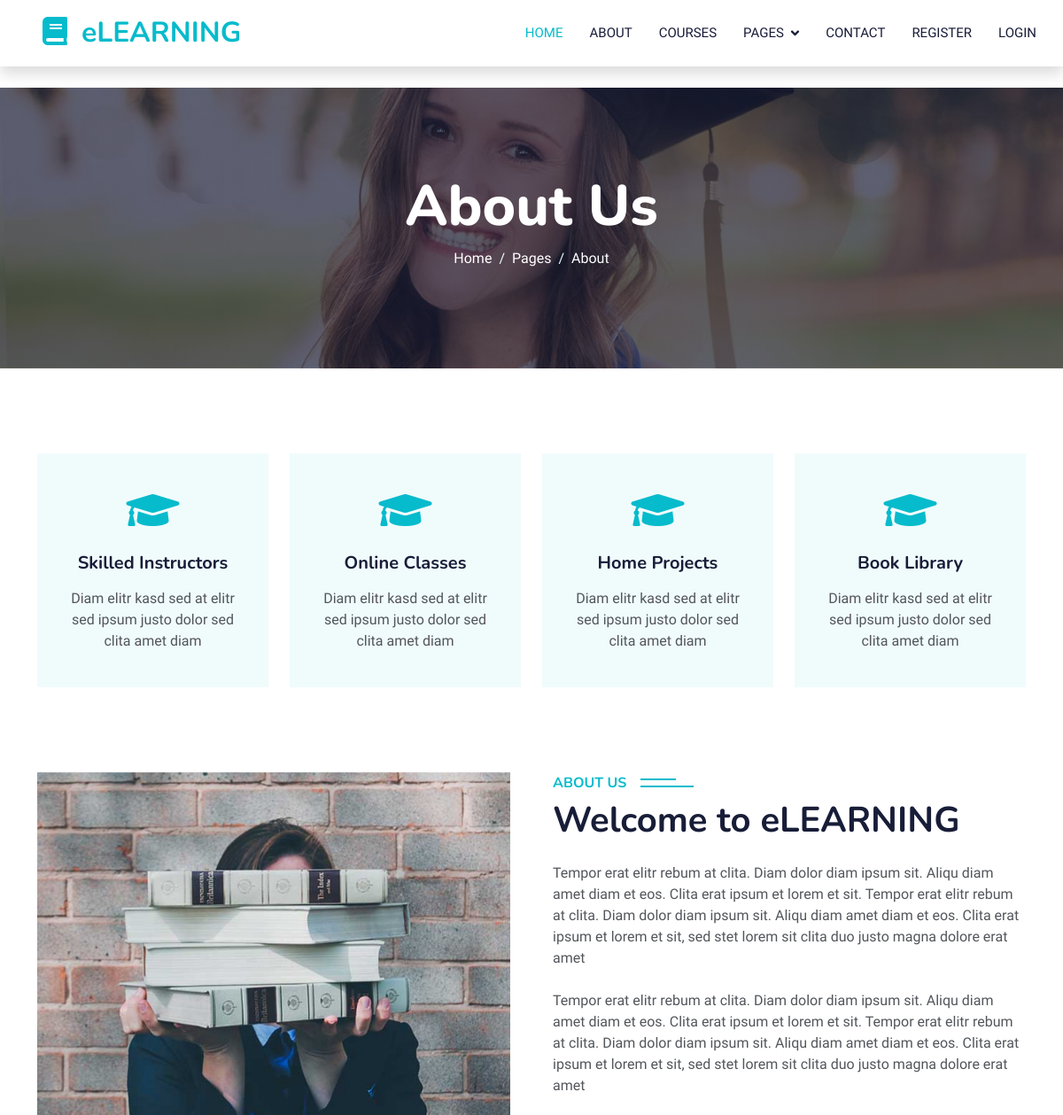
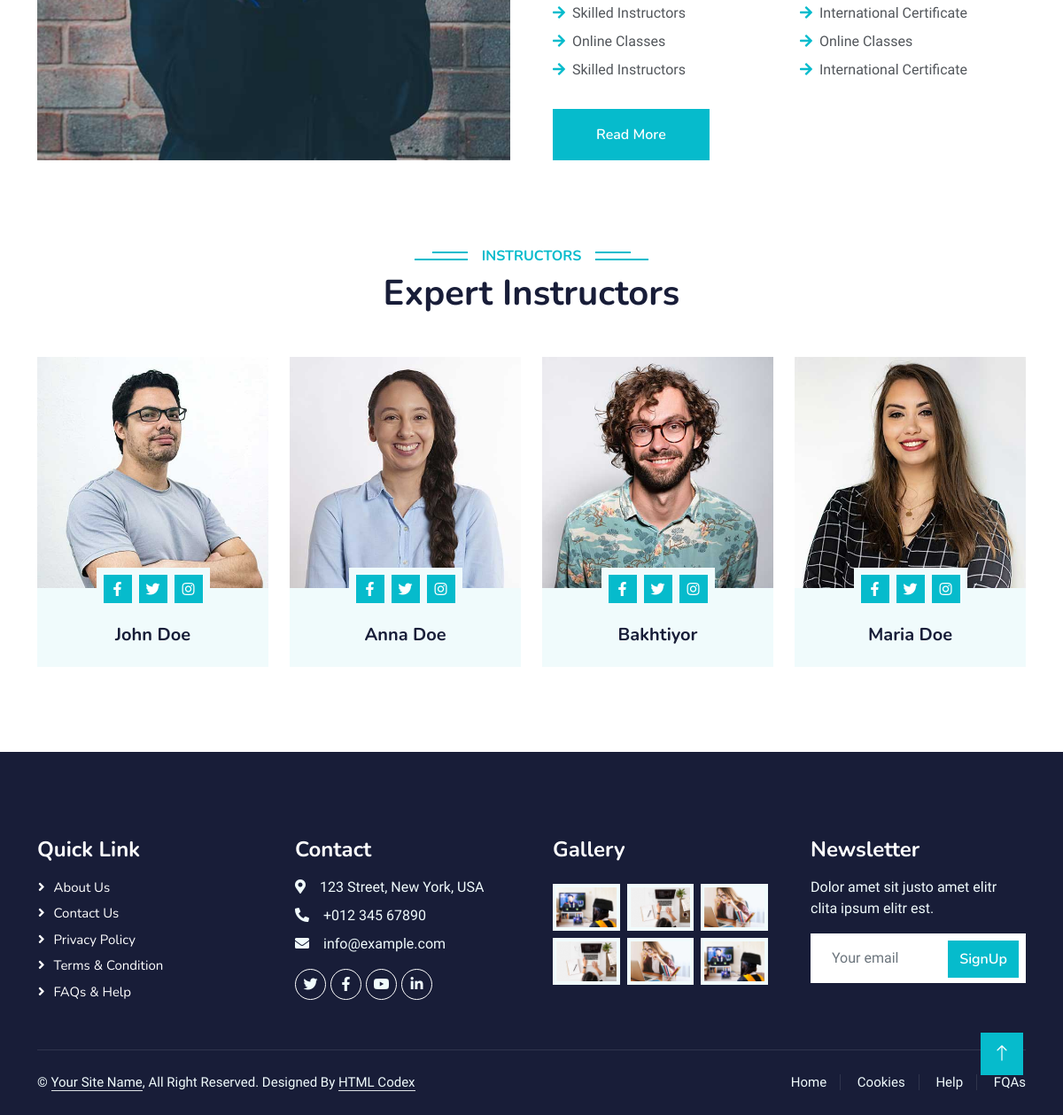
/about, run on the app's committed database (2 pictures, top to bottom).
### learningapp/models.py (models this page shows, shortened)
class Skils(models.Model):
    name = models.CharField(max_length=200)
    bio = models.TextField()

class About(models.Model):
    name1 = models.CharField(max_length=300)
    bio = models.TextField()
    skils1= models.CharField(max_length=300)
    skils2 = models.CharField(max_length=300)
    skils3 = models.CharField(max_length=300)
    skils4 = models.CharField(max_length=300)
    skils5 = models.CharField(max_length=300)
    skils6 = models.CharField(max_length=300)
    img = models.ImageField(upload_to='about/')
    slug = models.SlugField()

class Instructors(models.Model):
    name = models.CharField(max_length=200)
    job = models.CharField(max_length=200)
    img = models.ImageField(upload_to='instructors/')
    slug = models.SlugField()

### learningapp/views.py (the view)
# urls.py: path('about', about, name='about'),
def about(request):
   about1 = Skils.objects.all()
   about2 = About.objects.all()
   about3 = Instructors.objects.all()
   context = {
      'about1' : about1,
      'about2' : about2,
      'about3' : about3
   }
   return render(request, 'about.html', context=context)

### templates/about.html (shortened to what this page needs)
{% extends "base.html" %}
{% load static %}
{% block content %}
    <div class="container-fluid bg-primary py-5 mb-5 page-header">
        <div class="container py-5">
            <div class="row justify-content-center">
                <div class="col-lg-10 text-center">
                    <h1 class="display-3 text-white animated slideInDown">About Us</h1>
                    <nav aria-label="breadcrumb">
                        <ol class="breadcrumb justify-content-center">
                            <li class="breadcrumb-item"><a class="text-white" href="#">Home</a></li>
                            <li class="breadcrumb-item"><a class="text-white" href="#">Pages</a></li>
                            <li class="breadcrumb-item text-white active" aria-current="page">About</li>
                        </ol>
                    </nav>
                </div>
            </div>
        </div>
    </div>
    <div class="container-xxl py-5">
        <div class="container">
            <div class="row g-4">
                {%  for bot1 in about1 %}
                <div class="col-lg-3 col-sm-6 wow fadeInUp" data-wow-delay="0.1s">
                    <div class="service-item text-center pt-3">
                        <div class="p-4">
                            <i class="fa fa-3x fa-graduation-cap text-primary mb-4"></i>
                            <h5 class="mb-3">{{bot1.name}}</h5>
                            <p>{{bot1.bio}}</p>
                        </div>
                    </div>
                </div>
                {% endfor %}
            </div>
        </div>
    </div>
    <div class="container-xxl py-5">
        <div class="container">
            {% for bot2 in about2 %}
            <div class="row g-5">
                <div class="col-lg-6 wow fadeInUp" data-wow-delay="0.1s" style="min-height: 400px;">
                    <div class="position-relative h-100">
                        <img class="img-fluid position-absolute w-100 h-100" src="{{ bot2.img.url }}" alt="" style="object-fit: cover;">
                    </div>
                </div>
                <div class="col-lg-6 wow fadeInUp" data-wow-delay="0.3s">
                    <h6 class="section-title bg-white text-start text-primary pe-3">About Us</h6>
                    <h1 class="mb-4">Welcome to eLEARNING</h1>
                    <p class="mb-4">{{bot2.bio}}</p>
                    <p class="mb-4">{{bot2.bio}}</p>
                    <div class="row gy-2 gx-4 mb-4">
                        <div class="col-sm-6">
                            <p class="mb-0"><i class="fa fa-arrow-right text-primary me-2"></i>{{bot2.skils1}}</p>
                        </div>
                        <div class="col-sm-6">
                            <p class="mb-0"><i class="fa fa-arrow-right text-primary me-2"></i>{{bot2.skils2}}</p>
                        </div>
                        <div class="col-sm-6">
                            <p class="mb-0"><i class="fa fa-arrow-right text-primary me-2"></i>{{bot2.skils3}}</p>
                        </div>
                        <div class="col-sm-6">
                            <p class="mb-0"><i class="fa fa-arrow-right text-primary me-2"></i>{{bot2.skils4}}</p>
                        </div>
                        <div class="col-sm-6">
                            <p class="mb-0"><i class="fa fa-arrow-right text-primary me-2"></i>{{bot2.skils5}}</p>
                        </div>
                        <div class="col-sm-6">
                            <p class="mb-0"><i class="fa fa-arrow-right text-primary me-2"></i>{{bot2.skils6}}</p>
                        </div>
                    </div>
                    <a class="btn btn-primary py-3 px-5 mt-2" href="">Read More</a>
                </div>
            </div>
            {% endfor %}
        </div>
    </div>
    <div class="container-xxl py-5">
        <div class="container">
            <div class="text-center wow fadeInUp" data-wow-delay="0.1s">
                <h6 class="section-title bg-white text-center text-primary px-3">Instructors</h6>
                <h1 class="mb-5">Expert Instructors</h1>
            </div>
            <div class="row g-4">
                {% for bot3 in about3 %}
                <div class="col-lg-3 col-md-6 wow fadeInUp" data-wow-delay="0.1s">
                    <div class="team-item bg-light">
                        <div class="overflow-hidden">
                            <img class="img-fluid" src="{{ bot3.img.url }}  " alt="">
                        </div>
                        <div class="position-relative d-flex justify-content-center" style="margin-top: -23px;">
                            <div class="bg-light d-flex justify-content-center pt-2 px-1">
                                <a class="btn btn-sm-square btn-primary mx-1" href=""><i class="fab fa-facebook-f"></i></a>
                                <a class="btn btn-sm-square btn-primary mx-1" href=""><i class="fab fa-twitter"></i></a>
                                <a class="btn btn-sm-square btn-primary mx-1" href=""><i class="fab fa-instagram"></i></a>
                            </div>
                        </div>
                        <div class="text-center p-4">
                            <h5 class="mb-0">{{ bot3.name }}</h5>
                        </div>
                    </div>
                </div>
                {% endfor %}
            </div>
        </div>
    </div>
{% endblock content %}

### static/css/style.css (style rules this page uses)
:root { --primary: #06BBCC; --light: #F0FBFC; --dark: #181d38; }
.btn { font-family: 'Nunito', sans-serif; font-weight: 600; transition: .5s; }
.btn.btn-primary, .btn.btn-secondary { color: #FFFFFF; }
.btn-sm-square { width: 32px; height: 32px; }
.btn-square, .btn-sm-square, .btn-lg-square { padding: 0; display: flex; align-items: center; justify-content: center; font-weight: normal; border-radius: 0px; }
.page-header { background: linear-gradient(rgba(24, 29, 56, .7), rgba(24, 29, 56, .7)), url(../img/carousel-1.jpg); background-position: center center; background-repeat: no-repeat; background-size: cover; }
.breadcrumb-item + .breadcrumb-item::before { color: var(--light); }
.section-title { position: relative; display: inline-block; text-transform: uppercase; }
.section-title::before { position: absolute; content: ""; width: calc(100% + 80px); height: 2px; top: 4px; left: -40px; background: var(--primary); z-index: -1; }
.section-title::after { position: absolute; content: ""; width: calc(100% + 120px); height: 2px; bottom: 5px; left: -60px; background: var(--primary); z-index: -1; }
.section-title.text-start::before { width: calc(100% + 40px); left: 0; }
.section-title.text-start::after { width: calc(100% + 60px); left: 0; }
.service-item { background: var(--light); transition: .5s; }
.service-item * { transition: .5s; }
.team-item img { transition: .5s; }

### data on the page
Skils: name "Skilled Instructors", bio "Diam elitr kasd sed at elitr sed ipsum justo dolor sed clita amet diam"
Skils: name "Online Classes", bio "Diam elitr kasd sed at elitr sed ipsum justo dolor sed clita amet diam"
Skils: name "Home Projects", bio "Diam elitr kasd sed at elitr sed ipsum justo dolor sed clita amet diam"
Skils: name "Book Library", bio "Diam elitr kasd sed at elitr sed ipsum justo dolor sed clita amet diam"
About: img (picture), bio "Tempor erat elitr rebum at clita. Diam dolor diam ipsum sit. Aliqu diam amet diam et eos. Clita erat ipsum et lorem et sit. Tempor erat elitr rebum at clita. Diam dolor diam ipsum sit. Aliqu diam amet diam et eos. Clita erat ipsum et lorem et sit, sed stet lorem sit clita duo justo magna dolore erat amet", skils1 "Skilled Instructors", skils2 "International Certificate", skils3 "Online Classes", skils4 "Online Classes", skils5 "Skilled Instructors", skils6 "International Certificate"
Instructors: img (picture), name "John Doe"
Instructors: img (picture), name "Anna Doe"
Instructors: img (picture), name "Bakhtiyor"
Instructors: img (picture), name "Maria Doe"
